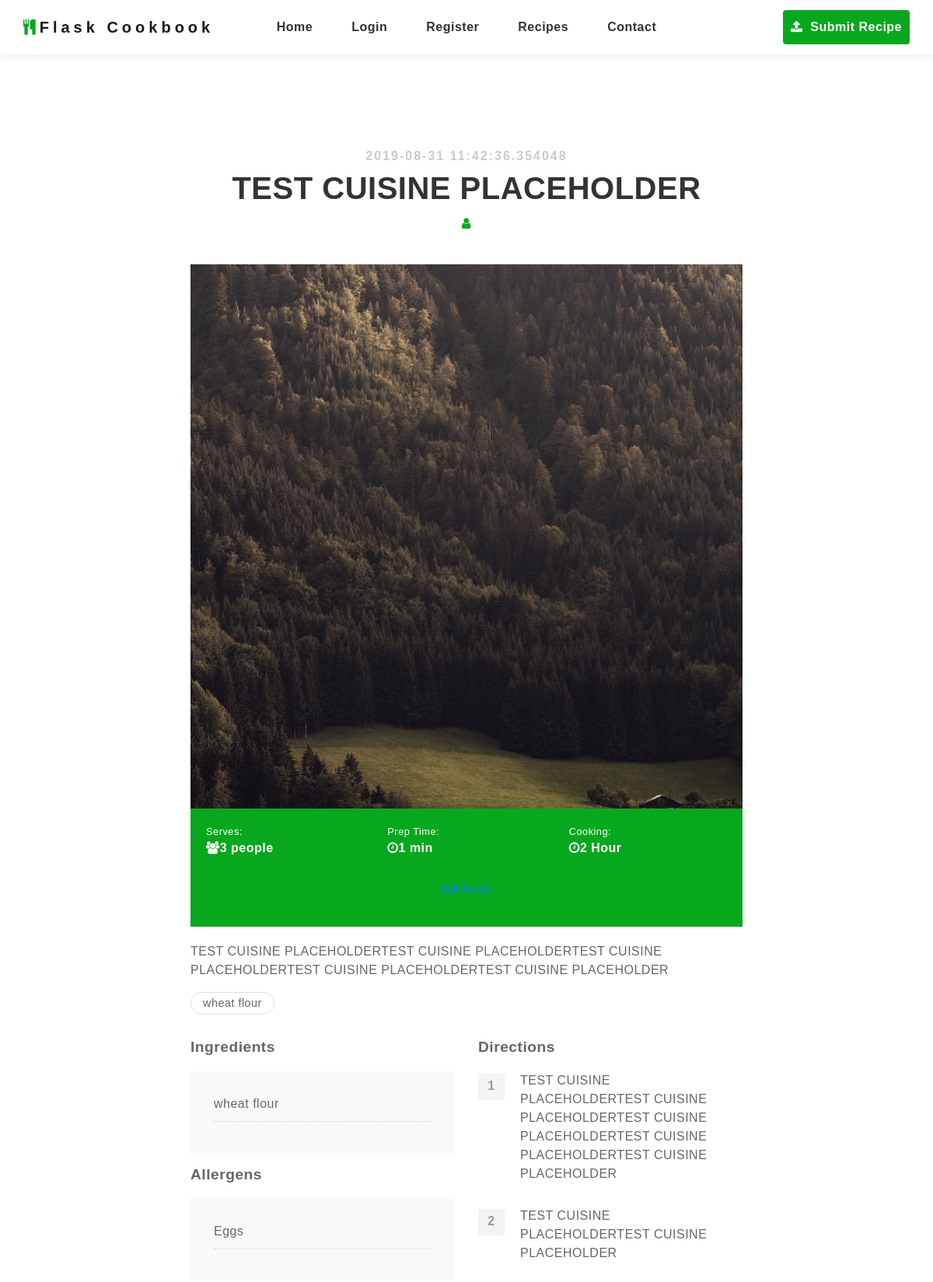
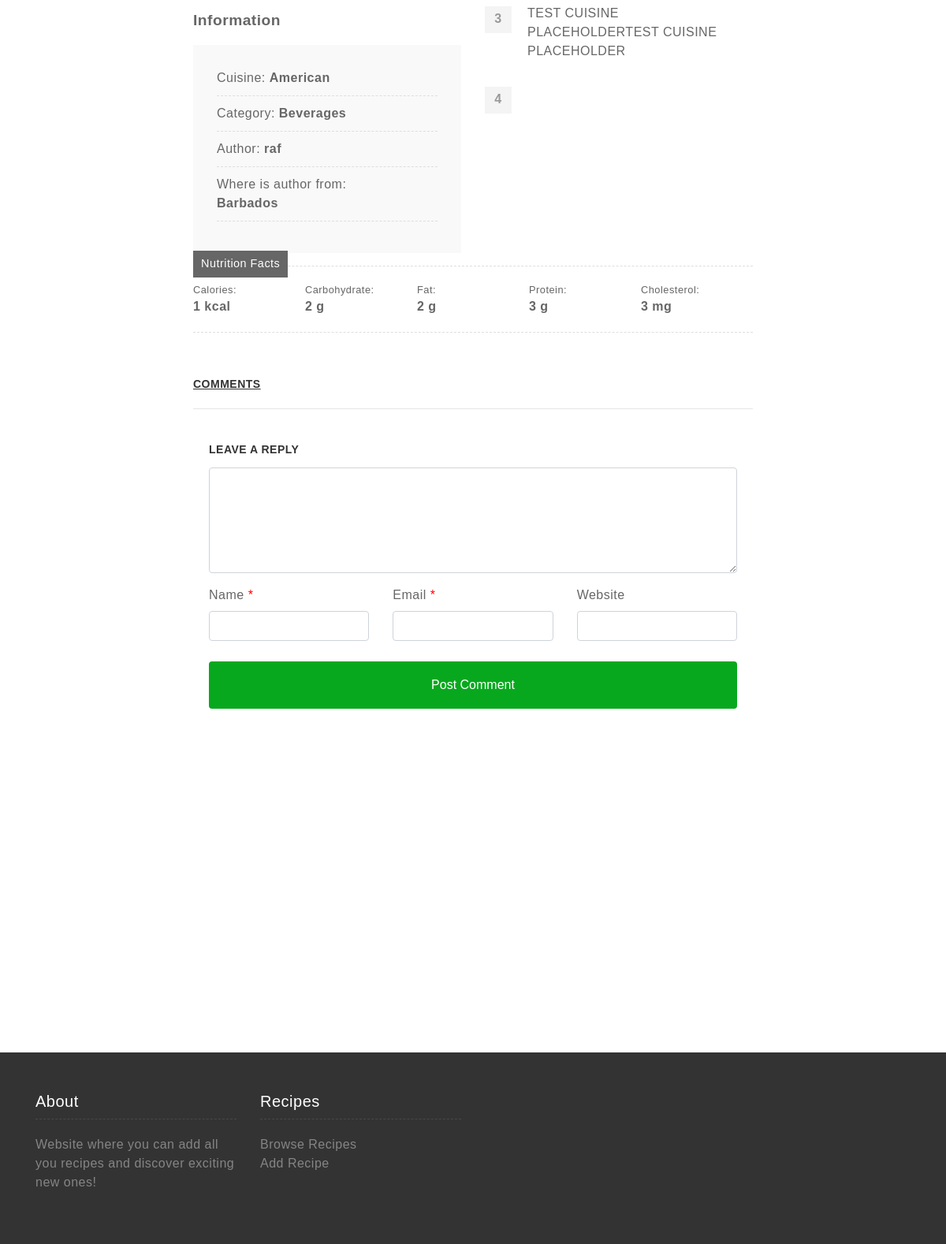
/recipe/TEST CUISINE PLACEHOLDER, run on the app's committed database (2 pictures, top to bottom).
### app/models.py (models this page shows, shortened)
class Recipe(db.Model):
    id = db.Column(db.Integer, primary_key=True)
    name = db.Column(db.String(64), index=True, unique=True)
    content = db.Column(db.String(2000))
    timestamp = db.Column(db.DateTime, index=True, default=datetime.utcnow)
    user_id = db.Column(db.Integer, db.ForeignKey('user.id'))
    cuisine_id = db.Column(db.Integer, db.ForeignKey('cuisine.id'))
    category_id = db.Column(db.Integer, db.ForeignKey('category.id'))
    nutrition = db.relationship('NutritionFacts', backref='recipe', lazy='dynamic')
    calories = db.Column(db.Integer)
    carbohydrates = db.Column(db.Integer)
    proteins = db.Column(db.Integer)
    fats = db.Column(db.Integer)
    cholesterol = db.Column(db.Integer)
    serves_num_people = db.Column(db.Integer)
    time_to_prepare = db.Column(db.Integer)
    cooking_time = db.Column(db.Integer)
    image = db.Column(db.String(128))
    _ingredients = db.relationship(
        "Ingredient",
        secondary=ingredients_in_recipe,
        back_populates="recipes")
    _allergens = db.relationship(
        "Allergen",
        secondary=allergens_in_recipe,
        back_populates="recipes")

class Ingredient(db.Model):
    id = db.Column(db.Integer, primary_key=True)
    name = db.Column(db.String(64), unique=True)
    recipes = db.relationship(
        "Recipe",
        secondary=ingredients_in_recipe,
        back_populates="_ingredients")

class Allergen(db.Model):
    id = db.Column(db.Integer, primary_key=True)
    name = db.Column(db.String(64), index=True, unique=True)
    recipes = db.relationship(
        "Recipe",
        secondary=allergens_in_recipe,
        back_populates="_allergens")

class Cuisine(db.Model):
    id = db.Column(db.Integer, primary_key=True)
    name = db.Column(db.String(64), index=True, unique=True)
    recipes = db.relationship('Recipe', backref='cuisine', lazy='dynamic')

class Category(db.Model):
    id = db.Column(db.Integer, primary_key=True)
    name = db.Column(db.String(64), index=True, unique=True)
    recipes = db.relationship('Recipe', backref='category', lazy='dynamic')

class User(UserMixin, db.Model):
    id = db.Column(db.Integer, primary_key=True)
    username = db.Column(db.String(64), index=True, unique=True)
    email = db.Column(db.String(120), index=True, unique=True)
    password_hash = db.Column(db.String(128))
    recipes = db.relationship('Recipe', backref='author', lazy='dynamic')
    country_id = db.Column(db.Integer, db.ForeignKey('country.id'))

class Country(db.Model):
    id = db.Column(db.Integer, primary_key=True)
    name = db.Column(db.String(64), index=True, unique=True)
    users = db.relationship('User', backref='country', lazy='dynamic')

### app/routes.py (the view)
@app.route('/recipe/<recipe_name>')
def recipe(recipe_name):
    recipe = Recipe.query.filter_by(name=recipe_name).first_or_404()
    content = re.split(r' *[\.\?!][\'"\)\]]* *', recipe.content)
    short_summary = content[0]
    return render_template("recipe_page.html", recipe=recipe, content=content, short_summary=short_summary, nutrition_facts=render_template("_nutrition_facts.html", recipe=recipe))

### app/templates/_nutrition_facts.html
<div class="nutrition-facts clearfix">
    <h3>Nutrition Facts</h3>
    <div>
        <p>Calories:</p>
        <p><strong>{{recipe.calories}} kcal</strong></p>
    </div>
    <div>
        <p>Carbohydrate:</p>
        <p><strong>{{recipe.carbohydrates}} g</strong></p>
    </div>
    <div>
        <p>Fat:</p>
        <p><strong>{{recipe.fats}} g</strong></p>
    </div>
    <div>
        <p>Protein:</p>
        <p><strong>{{recipe.proteins}} g</strong></p>
    </div>
    <div>
        <p>Cholesterol:</p>
        <p><strong>{{recipe.cholesterol}} mg</strong></p>
    </div>
</div>

### app/templates/recipe_page.html
{% extends 'base.html' %}
{% block app_content %}
<div class="recipe-detail">
    <div class="container">
        <div class="row justify-content-center">
            <div class="col-lg-12 text-center">
                <h4>{{ recipe.timestamp }}</h4>
                <h1>{{ recipe.name }}</h1>
                <div class="by"><i class="fa fa-user" aria-hidden="true"></i>{{ recipe.author.name }}</div>
            </div>
            <div class="col-lg-8">
                <img src="{{ url_for('static', filename=recipe.image) }}" alt="Image of the Dish" id="page_image">
                <div class="info">
                    <div class="row">
                        <div class="col-lg-4 col-sm-4">
                            <p>Serves:</p>
                            <p><strong><i class="fa fa-users" aria-hidden="true"></i>{{ recipe.serves_num_people }}
                                    people</strong></p>
                        </div>
                        <div class="col-lg-4 col-sm-4">
                            <p>Prep Time:</p>
                            <p><strong><i class="fa fa-clock-o" aria-hidden="true"></i>{{ recipe.time_to_prepare }}
                                    min</strong></p>
                        </div>
                        <div class="col-lg-4 col-sm-4">
                            <p>Cooking:</p>
                            <p><strong><i class="fa fa-clock-o" aria-hidden="true"></i>{{ recipe.cooking_time }}
                                    Hour</strong></p>
                        </div>
                    </div>
                    <div>
                        <button type="button" class="btn col-lg-12 col-sm-4" id="edit_btn"
                            onClick="{{url_for('edit_recipe', recipe_name=recipe.name)}}">
                            <a href="{{url_for('edit_recipe', recipe_name=recipe.name)}}" class="btn btn-default">
                                <p>Edit Recipe</p>
                            </a>
                        </button>
                    </div>
                </div>
                <div>
                    <p>{{ short_summary }}</p>
                </div>
                <div class="tag">
                    {% for ingredient in recipe._ingredients %}
                    <a href="#">{{ ingredient.name }}</a>
                    {% endfor %}
                </div>
                <div class="ingredient-direction">
                    <div class="row">
                        <div class="col-lg-6 col-sm-6">
                            <h3>Ingredients</h3>
                            <ul class="ingredients">
                                {% for ingredient in recipe._ingredients %}
                                <li>
                                    {{ ingredient.name }}
                                </li>
                                {% endfor %}
                            </ul>
                            <h3>Allergens</h3>
                            <ul class="ingredients">
                                {% for allergen in recipe._allergens %}
                                <li>
                                    {{ allergen.name }}
                                </li>
                                {% endfor %}
                            </ul>
                            <h3>Information</h3>
                            <ul class="ingredients">
                                <li>Cuisine: <b>{{ recipe.cuisine.name }}</b></li>
                                <li>Category: <b>{{ recipe.category.name }}</b></li>
                                <li>Author: <b>{{ recipe.author.username }}</b></li>
                                <li>Where is author from: <br><b>{{ recipe.author.country.name }}</b></li>
                            </ul>
                        </div>
                        <div class="col-lg-6 col-sm-6">
                            <h3>Directions</h3>
                            <ol class="directions">
                                {% for step in content %}
                                <li>{{ step }}</li>
                                {% endfor %}
                            </ol>
                        </div>
                    </div>
                </div>
                {% include "_nutrition_facts.html" %}
                {% include '_comments.html' %}
                {% include '_reply.html' %}
            </div>
        </div>
    </div>
</div>
</div>
{% endblock %}

### app/templates/base.html (shortened to what this page needs)
<!DOCTYPE html>
<html lang="en">
<head>
    {% block head %}
    <link href="{{ url_for('static', filename='static/css/font-awesome.min.css') }}" rel="stylesheet">
    <link href="{{ url_for('static', filename='static/css/bootstrap.min.css') }}" rel="stylesheet">
    <link href="{{ url_for('static', filename='static/css/styles.min.css') }}" rel="stylesheet">
    <link href="{{ url_for('static', filename='static/css/select2.min.css') }}" rel="stylesheet">
    {% endblock %}
</head>
{% block navbar %}
<nav class="navbar navbar-expand-lg navbar-light fixed-top">
    <div class="container-fluid justify-content-center">
        <a class="navbar-brand" href="{{ url_for('index') }}"><i class="fa fa-cutlery" aria-hidden="true"></i>Flask
            Cookbook</a>
        <div class="collapse navbar-collapse justify-content-center" id="navbarNavDropdown">
            <ul class="navbar-nav">
                <li class="nav-item">
                    <a class="nav-link" href="{{ url_for('index') }}">Home</a>
                </li>
                {% if current_user.is_anonymous %}
                <li class="nav-item">
                    <a class="nav-link" href="{{ url_for('login') }}">Login</a>
                </li>
                <li class="nav-item">
                    <a class="nav-link" href="{{ url_for('register') }}">Register</a>
                </li>
                {% else %}
                <li class="nav-item">
                    <a class="nav-link" href="{{ url_for('logout') }}">Logout</a>
                </li>
                {% endif %}
                <li class="nav-item">
                    <a class="nav-link" href="{{ url_for('recipes_list') }}">Recipes</a>
                </li>
                <li class="nav-item">
                    <a class="nav-link" href="{{ url_for('contact')  }}">Contact</a>
                </li>
                <li class="nav-item btn-submit-recipe">
                    <a class="nav-link" href="{{ url_for('add_recipe')  }}"><i class="fa fa-upload"
                            aria-hidden="true"></i> Submit Recipe</a>
                </li>
            </ul>
        </div>
    </div>
</nav>
{% endblock %}
{% block content %}
<div class="container">
    {% block app_content %}{% endblock %}
</div>
{% endblock %}
{% block footer %}
<footer>
    <div class="container">
        <div class="row">
            <div class="col-lg-3 col-sm-3">
                <h5>About</h5>
                <p>Website where you can add all you recipes and discover exciting new ones!</p>
            </div>
            <div class="col-lg-3 col-sm-3">
                <h5>Recipes</h5>
                <ul>
                    <li><a href="{{ url_for('recipes_list')  }}">Browse Recipes</a></li>
                    <li><a href="{{ url_for('add_recipe')  }}">Add Recipe</a></li>
                </ul>
            </div>
        </div>
    </div>
</footer>
{% endblock %}
</html>

### app/templates/_comments.html (shortened to what this page needs)
{% block main %}
<div class="blog-comment">
    <h3>Comments</h3>
    <hr />
    {% endblock %}

### app/templates/_reply.html
{% block main %}
<div class="reply">
    <h3>Leave a Reply</h3>
    <form method="post" id="commentform" class="comment-form">
        <p class="comment-form-comment">
            <textarea class="form-control" id="comment" name="comment" cols="45" rows="5"
                aria-required="true"></textarea>
        </p>
        <div class="row">
            <div class="col-md-4">
                <p class="comment-form-author">
                    <label for="author">Name <span class="required">*</span></label>
                    <input class="form-control" id="author" name="author" type="text" value="" size="30" maxlength="245"
                        aria-required="true" required="required">
                </p>
            </div>
            <div class="col-md-4">
                <p class="comment-form-email">
                    <label for="email">Email <span class="required">*</span></label>
                    <input class="form-control" id="email" name="email" type="text" value="" size="30" maxlength="100"
                        aria-required="true" required="required">
                </p>
            </div>
            <div class="col-md-4">
                <p class="comment-form-url">
                    <label for="url">Website</label>
                    <input class="form-control" id="url" name="url" type="text" value="" size="30" maxlength="200">
                </p>
            </div>
        </div>
        <p class="form-submit">
            <input class="btn btn-submit btn-block" name="submit" type="submit" id="submit" value="Post Comment">
        </p>
    </form>
</div>
{% endblock %}

### data on the page
Recipe: timestamp "2019-08-31 11:42:36.354048", name "TEST CUISINE PLACEHOLDER", image (picture), serves_num_people "3", time_to_prepare "1", cooking_time "2", calories "1", carbohydrates "2", fats "2", proteins "3", cholesterol "3"
Ingredient: name "wheat flour"
Allergen: name "Eggs"
Cuisine: cuisine.name "American"
Category: category.name "Beverages"
User: author.username "raf"
Country: author.country.name "Barbados"

### other printed values
{{ short_summary }} "TEST CUISINE PLACEHOLDERTEST CUISINE PLACEHOLDERTEST CUISINE PLACEHOLDERTEST CUISINE PLACEHOLDERTEST CUISINE PLACEHOLDER"
{{ step }} "TEST CUISINE PLACEHOLDERTEST CUISINE PLACEHOLDERTEST CUISINE PLACEHOLDERTEST CUISINE PLACEHOLDERTEST CUISINE PLACEHOLDER" "TEST CUISINE PLACEHOLDERTEST CUISINE PLACEHOLDER" "TEST CUISINE PLACEHOLDERTEST CUISINE PLACEHOLDER"
